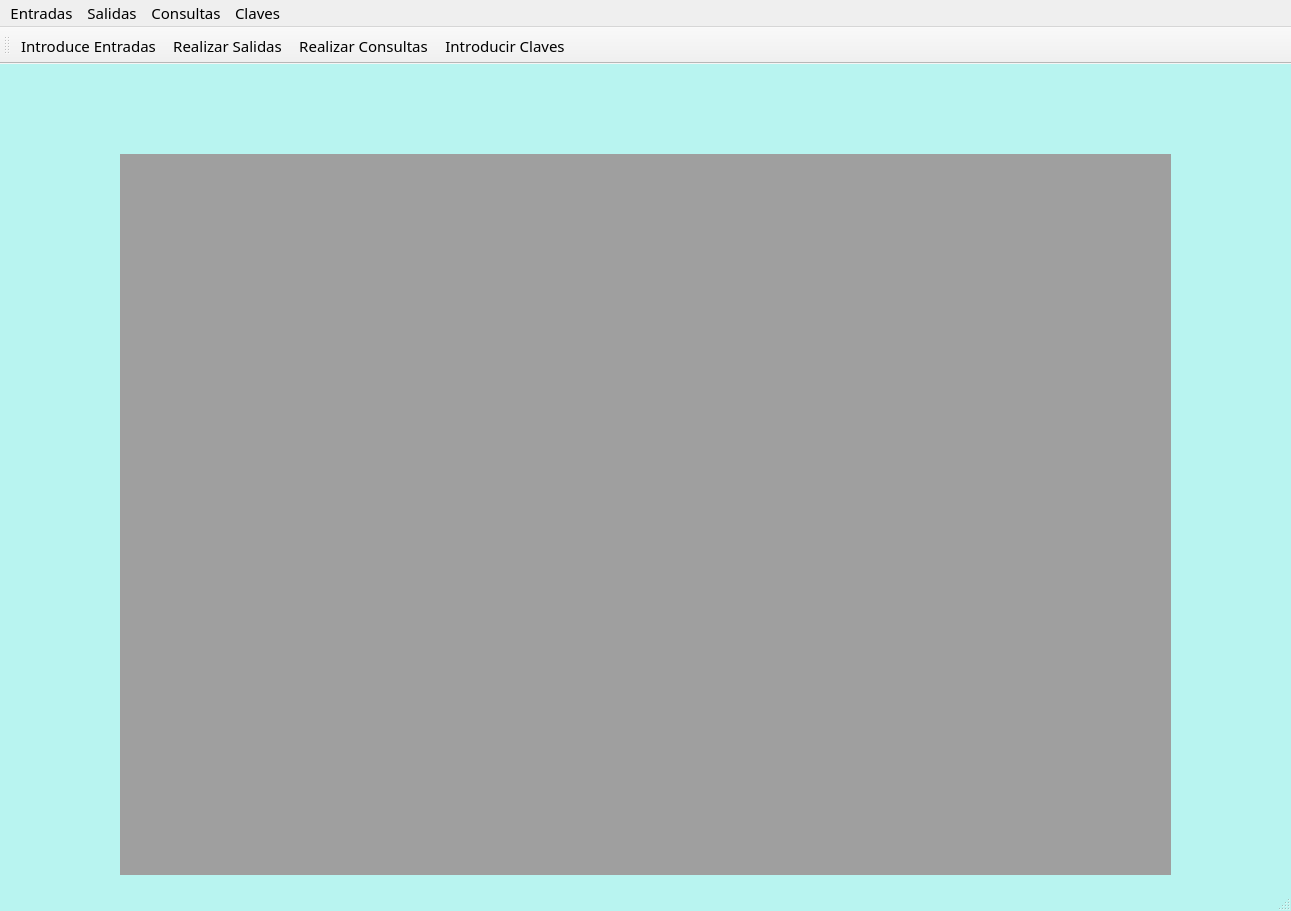
<?xml version="1.0" encoding="UTF-8"?>
<ui version="4.0">
 <class>Main</class>
 <widget class="QMainWindow" name="Main">
  <property name="geometry">
   <rect>
    <x>0</x>
    <y>0</y>
    <width>1291</width>
    <height>911</height>
   </rect>
  </property>
  <property name="windowTitle">
   <string>Sistema de Inventario</string>
  </property>
  <property name="windowIcon">
   <iconset>
    <normaloff>../imagenes/Mono.png</normaloff>../imagenes/Mono.png</iconset>
  </property>
  <property name="styleSheet">
   <string notr="true">*{
font-family:century gothic;
font-size: 15px;
}
QFrame{
border-radius: 60px;
 background:#fefefe;
}
QLabel{
	background:transparent;
}
#Main{
background: #b8f4f0;
}
QLineEdit{
	border:none;
	border-bottom: 1px solid black;
}

#FrameEntradaprimero{
border-radius:30px;
}</string>
  </property>
  <widget class="QWidget" name="centralwidget">
   <property name="styleSheet">
    <string notr="true"/>
   </property>
   <widget class="QLabel" name="label">
    <property name="geometry">
     <rect>
      <x>0</x>
      <y>0</y>
      <width>121</width>
      <height>350</height>
     </rect>
    </property>
    <property name="text">
     <string/>
    </property>
    <property name="pixmap">
     <pixmap>../imagenes/decoracion10reves2.png</pixmap>
    </property>
    <property name="scaledContents">
     <bool>true</bool>
    </property>
   </widget>
   <widget class="QLabel" name="label_2">
    <property name="geometry">
     <rect>
      <x>1170</x>
      <y>0</y>
      <width>121</width>
      <height>350</height>
     </rect>
    </property>
    <property name="text">
     <string/>
    </property>
    <property name="pixmap">
     <pixmap>../imagenes/volteada.png</pixmap>
    </property>
    <property name="scaledContents">
     <bool>true</bool>
    </property>
   </widget>
   <widget class="QLabel" name="label_3">
    <property name="geometry">
     <rect>
      <x>180</x>
      <y>10</y>
      <width>191</width>
      <height>70</height>
     </rect>
    </property>
    <property name="text">
     <string/>
    </property>
    <property name="pixmap">
     <pixmap>../imagenes/salud_logo.png</pixmap>
    </property>
    <property name="scaledContents">
     <bool>true</bool>
    </property>
   </widget>
   <widget class="QLabel" name="label_4">
    <property name="geometry">
     <rect>
      <x>840</x>
      <y>10</y>
      <width>201</width>
      <height>70</height>
     </rect>
    </property>
    <property name="text">
     <string/>
    </property>
    <property name="pixmap">
     <pixmap>../imagenes/chiapas.png</pixmap>
    </property>
    <property name="scaledContents">
     <bool>true</bool>
    </property>
   </widget>
   <widget class="QMdiArea" name="mdiArea">
    <property name="geometry">
     <rect>
      <x>120</x>
      <y>90</y>
      <width>1051</width>
      <height>721</height>
     </rect>
    </property>
    <property name="styleSheet">
     <string notr="true">background-color: rgb(184, 244, 240);
</string>
    </property>
    <widget class="QWidget" name="subwindowEntradas">
     <property name="windowTitle">
      <string>Entradas</string>
     </property>
     <property name="styleSheet">
      <string notr="true">QCalendarWidget QAbstractItemView
{ 
selection-background-color: #042944; 
selection-color: white;
selection-border:10px solid red;

}
QCalendarWidget QWidget 
{
  color:grey;
}
QCalendarWidget QTableView{
border-width:0px;
background-color:lightgrey;
}

QPushButton:hover{
background:#dea806;
}</string>
     </property>
     <widget class="QFrame" name="FrameEntradaprimero">
      <property name="geometry">
       <rect>
        <x>40</x>
        <y>20</y>
        <width>921</width>
        <height>81</height>
       </rect>
      </property>
      <property name="styleSheet">
       <string notr="true">
background:#fefefe;
</string>
      </property>
      <property name="frameShape">
       <enum>QFrame::StyledPanel</enum>
      </property>
      <property name="frameShadow">
       <enum>QFrame::Raised</enum>
      </property>
      <widget class="QLabel" name="label_5">
       <property name="geometry">
        <rect>
         <x>30</x>
         <y>10</y>
         <width>71</width>
         <height>20</height>
        </rect>
       </property>
       <property name="text">
        <string>Origen:</string>
       </property>
      </widget>
      <widget class="QLabel" name="label_6">
       <property name="geometry">
        <rect>
         <x>40</x>
         <y>50</y>
         <width>51</width>
         <height>21</height>
        </rect>
       </property>
       <property name="text">
        <string>Fecha:</string>
       </property>
      </widget>
      <widget class="QLabel" name="label_7">
       <property name="geometry">
        <rect>
         <x>590</x>
         <y>30</y>
         <width>161</width>
         <height>20</height>
        </rect>
       </property>
       <property name="text">
        <string>Control Secuencial:</string>
       </property>
      </widget>
      <widget class="QLineEdit" name="LineOrigenEntra">
       <property name="geometry">
        <rect>
         <x>100</x>
         <y>9</y>
         <width>121</width>
         <height>21</height>
        </rect>
       </property>
      </widget>
      <widget class="QDateEdit" name="DateFechaEntra">
       <property name="geometry">
        <rect>
         <x>100</x>
         <y>50</y>
         <width>121</width>
         <height>22</height>
        </rect>
       </property>
       <property name="accelerated">
        <bool>false</bool>
       </property>
       <property name="showGroupSeparator" stdset="0">
        <bool>false</bool>
       </property>
       <property name="displayFormat">
        <string>dd/MM/yyyy</string>
       </property>
       <property name="calendarPopup">
        <bool>true</bool>
       </property>
       <property name="timeSpec">
        <enum>Qt::UTC</enum>
       </property>
       <property name="date">
        <date>
         <year>2020</year>
         <month>1</month>
         <day>1</day>
        </date>
       </property>
      </widget>
      <widget class="QLineEdit" name="LineControlEntra">
       <property name="enabled">
        <bool>false</bool>
       </property>
       <property name="geometry">
        <rect>
         <x>740</x>
         <y>19</y>
         <width>113</width>
         <height>31</height>
        </rect>
       </property>
      </widget>
      <widget class="QLabel" name="label_15">
       <property name="geometry">
        <rect>
         <x>300</x>
         <y>30</y>
         <width>41</width>
         <height>20</height>
        </rect>
       </property>
       <property name="text">
        <string>Tipo:</string>
       </property>
      </widget>
      <widget class="QComboBox" name="comboBoxEntradas">
       <property name="geometry">
        <rect>
         <x>340</x>
         <y>30</y>
         <width>151</width>
         <height>22</height>
        </rect>
       </property>
       <item>
        <property name="text">
         <string>Medicina</string>
        </property>
       </item>
       <item>
        <property name="text">
         <string>Material/Curacion</string>
        </property>
       </item>
      </widget>
     </widget>
     <widget class="QFrame" name="frame_2">
      <property name="geometry">
       <rect>
        <x>40</x>
        <y>120</y>
        <width>921</width>
        <height>531</height>
       </rect>
      </property>
      <property name="styleSheet">
       <string notr="true">
 background:#fefefe;

</string>
      </property>
      <property name="frameShape">
       <enum>QFrame::StyledPanel</enum>
      </property>
      <property name="frameShadow">
       <enum>QFrame::Raised</enum>
      </property>
      <widget class="QLabel" name="label_8">
       <property name="geometry">
        <rect>
         <x>20</x>
         <y>20</y>
         <width>81</width>
         <height>21</height>
        </rect>
       </property>
       <property name="text">
        <string>Clave:</string>
       </property>
      </widget>
      <widget class="QLineEdit" name="LineClaveEntra">
       <property name="geometry">
        <rect>
         <x>120</x>
         <y>10</y>
         <width>191</width>
         <height>31</height>
        </rect>
       </property>
      </widget>
      <widget class="QLabel" name="label_9">
       <property name="geometry">
        <rect>
         <x>10</x>
         <y>70</y>
         <width>111</width>
         <height>21</height>
        </rect>
       </property>
       <property name="text">
        <string>Descripción:</string>
       </property>
      </widget>
      <widget class="QTextEdit" name="TextDescriEntra">
       <property name="enabled">
        <bool>false</bool>
       </property>
       <property name="geometry">
        <rect>
         <x>120</x>
         <y>50</y>
         <width>271</width>
         <height>51</height>
        </rect>
       </property>
       <property name="styleSheet">
        <string notr="true">background-color: rgb(184, 244, 240);
</string>
       </property>
      </widget>
      <widget class="QLabel" name="label_10">
       <property name="geometry">
        <rect>
         <x>10</x>
         <y>120</y>
         <width>111</width>
         <height>21</height>
        </rect>
       </property>
       <property name="text">
        <string>Presentación:</string>
       </property>
      </widget>
      <widget class="QTableWidget" name="TableEntra">
       <property name="geometry">
        <rect>
         <x>20</x>
         <y>170</y>
         <width>881</width>
         <height>321</height>
        </rect>
       </property>
       <column>
        <property name="text">
         <string>Eliminar</string>
        </property>
        <property name="icon">
         <iconset>
          <normaloff>../imagenes/ic_delete_128_28267.png</normaloff>../imagenes/ic_delete_128_28267.png</iconset>
        </property>
       </column>
       <column>
        <property name="text">
         <string>Control</string>
        </property>
        <property name="textAlignment">
         <set>AlignLeading|AlignTop</set>
        </property>
       </column>
       <column>
        <property name="text">
         <string>Origen</string>
        </property>
        <property name="textAlignment">
         <set>AlignLeading|AlignTop</set>
        </property>
       </column>
       <column>
        <property name="text">
         <string>Clave</string>
        </property>
        <property name="textAlignment">
         <set>AlignLeading|AlignTop</set>
        </property>
       </column>
       <column>
        <property name="text">
         <string>Descripción</string>
        </property>
        <property name="textAlignment">
         <set>AlignLeading|AlignTop</set>
        </property>
       </column>
       <column>
        <property name="text">
         <string>Presentación</string>
        </property>
        <property name="textAlignment">
         <set>AlignLeading|AlignTop</set>
        </property>
       </column>
       <column>
        <property name="text">
         <string>Area Almacen</string>
        </property>
        <property name="textAlignment">
         <set>AlignLeading|AlignTop</set>
        </property>
       </column>
       <column>
        <property name="text">
         <string>Cantidad</string>
        </property>
        <property name="textAlignment">
         <set>AlignLeading|AlignTop</set>
        </property>
       </column>
       <column>
        <property name="text">
         <string>Caducidad</string>
        </property>
        <property name="textAlignment">
         <set>AlignLeading|AlignTop</set>
        </property>
       </column>
       <column>
        <property name="text">
         <string>Lote</string>
        </property>
        <property name="textAlignment">
         <set>AlignLeading|AlignTop</set>
        </property>
       </column>
       <column>
        <property name="text">
         <string>Fecha</string>
        </property>
        <property name="textAlignment">
         <set>AlignLeading|AlignTop</set>
        </property>
       </column>
      </widget>
      <widget class="QLabel" name="label_11">
       <property name="geometry">
        <rect>
         <x>400</x>
         <y>70</y>
         <width>71</width>
         <height>31</height>
        </rect>
       </property>
       <property name="text">
        <string>Cantidad:</string>
       </property>
      </widget>
      <widget class="QLineEdit" name="LineCantidadEntra">
       <property name="geometry">
        <rect>
         <x>510</x>
         <y>60</y>
         <width>161</width>
         <height>31</height>
        </rect>
       </property>
      </widget>
      <widget class="QLabel" name="label_12">
       <property name="geometry">
        <rect>
         <x>400</x>
         <y>30</y>
         <width>121</width>
         <height>16</height>
        </rect>
       </property>
       <property name="text">
        <string>Area Almacen:</string>
       </property>
      </widget>
      <widget class="QPushButton" name="btnClaveEntra">
       <property name="geometry">
        <rect>
         <x>320</x>
         <y>20</y>
         <width>21</width>
         <height>21</height>
        </rect>
       </property>
       <property name="text">
        <string/>
       </property>
       <property name="icon">
        <iconset>
         <normaloff>../imagenes/minoculares.png</normaloff>../imagenes/minoculares.png</iconset>
       </property>
       <property name="iconSize">
        <size>
         <width>20</width>
         <height>20</height>
        </size>
       </property>
      </widget>
      <widget class="QLineEdit" name="LineaAreaEntra">
       <property name="geometry">
        <rect>
         <x>510</x>
         <y>20</y>
         <width>161</width>
         <height>31</height>
        </rect>
       </property>
      </widget>
      <widget class="QLabel" name="label_13">
       <property name="geometry">
        <rect>
         <x>400</x>
         <y>130</y>
         <width>91</width>
         <height>21</height>
        </rect>
       </property>
       <property name="text">
        <string>Caducidad:</string>
       </property>
      </widget>
      <widget class="QLabel" name="label_14">
       <property name="geometry">
        <rect>
         <x>700</x>
         <y>30</y>
         <width>47</width>
         <height>13</height>
        </rect>
       </property>
       <property name="text">
        <string>Lote:</string>
       </property>
      </widget>
      <widget class="QLineEdit" name="LineLoteEntra">
       <property name="geometry">
        <rect>
         <x>750</x>
         <y>19</y>
         <width>113</width>
         <height>31</height>
        </rect>
       </property>
      </widget>
      <widget class="QPushButton" name="btnAgregarEntra">
       <property name="geometry">
        <rect>
         <x>720</x>
         <y>60</y>
         <width>141</width>
         <height>31</height>
        </rect>
       </property>
       <property name="styleSheet">
        <string notr="true">QPushButton{
border-radius:15px;
background:#ffc001;

}
QPushButton:hover{
background:#dea806;
}
</string>
       </property>
       <property name="text">
        <string>Agregar</string>
       </property>
      </widget>
      <widget class="QPushButton" name="btnFinalizarEntra">
       <property name="geometry">
        <rect>
         <x>720</x>
         <y>100</y>
         <width>141</width>
         <height>31</height>
        </rect>
       </property>
       <property name="styleSheet">
        <string notr="true">QPushButton{
border-radius:15px;
background:#ffc001;

}
QPushButton:hover{
background:#dea806;
}
</string>
       </property>
       <property name="text">
        <string>Finalizar</string>
       </property>
      </widget>
      <widget class="QDateEdit" name="DateCaducidadEntra">
       <property name="geometry">
        <rect>
         <x>500</x>
         <y>130</y>
         <width>110</width>
         <height>22</height>
        </rect>
       </property>
       <property name="displayFormat">
        <string>dd/MM/yyyy</string>
       </property>
       <property name="calendarPopup">
        <bool>true</bool>
       </property>
       <property name="timeSpec">
        <enum>Qt::LocalTime</enum>
       </property>
       <property name="date">
        <date>
         <year>2020</year>
         <month>1</month>
         <day>1</day>
        </date>
       </property>
      </widget>
      <widget class="QTextEdit" name="TextPresentaEntra">
       <property name="enabled">
        <bool>false</bool>
       </property>
       <property name="geometry">
        <rect>
         <x>120</x>
         <y>110</y>
         <width>271</width>
         <height>51</height>
        </rect>
       </property>
       <property name="styleSheet">
        <string notr="true">background-color: rgb(184, 244, 240);
</string>
       </property>
      </widget>
     </widget>
    </widget>
   </widget>
  </widget>
  <widget class="QMenuBar" name="menubar">
   <property name="geometry">
    <rect>
     <x>0</x>
     <y>0</y>
     <width>1291</width>
     <height>26</height>
    </rect>
   </property>
   <widget class="QMenu" name="menuEntradas">
    <property name="title">
     <string>Entradas</string>
    </property>
    <addaction name="actionEntradas"/>
   </widget>
   <widget class="QMenu" name="menuSalidas">
    <property name="title">
     <string>Salidas</string>
    </property>
    <addaction name="actionSalidas"/>
   </widget>
   <widget class="QMenu" name="menuConsultas">
    <property name="title">
     <string>Consultas</string>
    </property>
    <addaction name="actionkardex"/>
   </widget>
   <widget class="QMenu" name="menuClaves">
    <property name="title">
     <string>Claves</string>
    </property>
    <addaction name="actionAgregar_claves"/>
   </widget>
   <addaction name="menuEntradas"/>
   <addaction name="menuSalidas"/>
   <addaction name="menuConsultas"/>
   <addaction name="menuClaves"/>
  </widget>
  <widget class="QStatusBar" name="statusbar"/>
  <widget class="QToolBar" name="toolBar">
   <property name="windowTitle">
    <string>toolBar</string>
   </property>
   <property name="iconSize">
    <size>
     <width>32</width>
     <height>32</height>
    </size>
   </property>
   <attribute name="toolBarArea">
    <enum>TopToolBarArea</enum>
   </attribute>
   <attribute name="toolBarBreak">
    <bool>false</bool>
   </attribute>
   <addaction name="actionEntradas"/>
   <addaction name="actionSalidas"/>
   <addaction name="actionkardex"/>
   <addaction name="actionAgregar_claves"/>
  </widget>
  <action name="actionEntradas">
   <property name="icon">
    <iconset>
     <normaloff>../imagenes/agregar clave (2).png</normaloff>../imagenes/agregar clave (2).png</iconset>
   </property>
   <property name="text">
    <string>Introduce Entradas</string>
   </property>
   <property name="toolTip">
    <string>Entradas</string>
   </property>
   <property name="shortcut">
    <string>Alt+1</string>
   </property>
  </action>
  <action name="actionSalidas">
   <property name="icon">
    <iconset>
     <normaloff>../imagenes/medicina.png</normaloff>../imagenes/medicina.png</iconset>
   </property>
   <property name="text">
    <string>Realizar Salidas</string>
   </property>
   <property name="toolTip">
    <string>salidas</string>
   </property>
   <property name="shortcut">
    <string>Alt+2</string>
   </property>
  </action>
  <action name="actionkardex">
   <property name="icon">
    <iconset>
     <normaloff>../imagenes/salidas.png</normaloff>../imagenes/salidas.png</iconset>
   </property>
   <property name="text">
    <string>Realizar Consultas</string>
   </property>
   <property name="toolTip">
    <string>kardex</string>
   </property>
   <property name="shortcut">
    <string>Alt+3</string>
   </property>
  </action>
  <action name="actionAgregar_claves">
   <property name="icon">
    <iconset>
     <normaloff>../imagenes/agregar clave (1).png</normaloff>../imagenes/agregar clave (1).png</iconset>
   </property>
   <property name="text">
    <string>Introducir Claves</string>
   </property>
   <property name="toolTip">
    <string>Agregar claves</string>
   </property>
   <property name="shortcut">
    <string>Alt+4</string>
   </property>
  </action>
  <action name="actionlogo_chiapas">
   <property name="icon">
    <iconset>
     <normaloff>../imagenes/secretaria de salud.png</normaloff>../imagenes/secretaria de salud.png</iconset>
   </property>
   <property name="text">
    <string>logo chiapas</string>
   </property>
   <property name="toolTip">
    <string>logo de chiapas</string>
   </property>
  </action>
  <action name="actionlogo_secretaria_salud">
   <property name="icon">
    <iconset>
     <normaloff>../imagenes/salud_logo.png</normaloff>../imagenes/salud_logo.png</iconset>
   </property>
   <property name="text">
    <string>logo secretaria salud</string>
   </property>
   <property name="toolTip">
    <string>secretaria de salud</string>
   </property>
  </action>
  <action name="actionIntroducir_Inventario">
   <property name="text">
    <string>Introducir Inventario</string>
   </property>
  </action>
  <action name="actionSalida_de_inventario">
   <property name="text">
    <string>Salida de inventario</string>
   </property>
  </action>
  <action name="actionConsulta_de_inventario">
   <property name="text">
    <string>Consulta de inventario</string>
   </property>
  </action>
  <action name="actionAgregar_claves_de_inventario">
   <property name="text">
    <string>Agregar claves de inventario</string>
   </property>
  </action>
 </widget>
 <tabstops>
  <tabstop>LineOrigenEntra</tabstop>
  <tabstop>DateFechaEntra</tabstop>
  <tabstop>LineControlEntra</tabstop>
  <tabstop>LineClaveEntra</tabstop>
  <tabstop>btnClaveEntra</tabstop>
  <tabstop>TextDescriEntra</tabstop>
  <tabstop>LineaAreaEntra</tabstop>
  <tabstop>LineCantidadEntra</tabstop>
  <tabstop>DateCaducidadEntra</tabstop>
  <tabstop>LineLoteEntra</tabstop>
  <tabstop>TableEntra</tabstop>
  <tabstop>btnAgregarEntra</tabstop>
  <tabstop>btnFinalizarEntra</tabstop>
 </tabstops>
 <resources/>
 <connections>
  <connection>
   <sender>btnFinalizarEntra</sender>
   <signal>clicked()</signal>
   <receiver>LineCantidadEntra</receiver>
   <slot>clear()</slot>
   <hints>
    <hint type="sourcelabel">
     <x>946</x>
     <y>423</y>
    </hint>
    <hint type="destinationlabel">
     <x>773</x>
     <y>395</y>
    </hint>
   </hints>
  </connection>
  <connection>
   <sender>btnFinalizarEntra</sender>
   <signal>clicked()</signal>
   <receiver>LineaAreaEntra</receiver>
   <slot>clear()</slot>
   <hints>
    <hint type="sourcelabel">
     <x>944</x>
     <y>417</y>
    </hint>
    <hint type="destinationlabel">
     <x>734</x>
     <y>345</y>
    </hint>
   </hints>
  </connection>
  <connection>
   <sender>btnFinalizarEntra</sender>
   <signal>clicked()</signal>
   <receiver>LineLoteEntra</receiver>
   <slot>clear()</slot>
   <hints>
    <hint type="sourcelabel">
     <x>985</x>
     <y>431</y>
    </hint>
    <hint type="destinationlabel">
     <x>1002</x>
     <y>347</y>
    </hint>
   </hints>
  </connection>
  <connection>
   <sender>btnFinalizarEntra</sender>
   <signal>clicked()</signal>
   <receiver>TextDescriEntra</receiver>
   <slot>clear()</slot>
   <hints>
    <hint type="sourcelabel">
     <x>962</x>
     <y>426</y>
    </hint>
    <hint type="destinationlabel">
     <x>504</x>
     <y>398</y>
    </hint>
   </hints>
  </connection>
  <connection>
   <sender>btnFinalizarEntra</sender>
   <signal>clicked()</signal>
   <receiver>LineClaveEntra</receiver>
   <slot>clear()</slot>
   <hints>
    <hint type="sourcelabel">
     <x>980</x>
     <y>425</y>
    </hint>
    <hint type="destinationlabel">
     <x>429</x>
     <y>342</y>
    </hint>
   </hints>
  </connection>
  <connection>
   <sender>btnFinalizarEntra</sender>
   <signal>clicked()</signal>
   <receiver>LineOrigenEntra</receiver>
   <slot>clear()</slot>
   <hints>
    <hint type="sourcelabel">
     <x>922</x>
     <y>422</y>
    </hint>
    <hint type="destinationlabel">
     <x>346</x>
     <y>233</y>
    </hint>
   </hints>
  </connection>
  <connection>
   <sender>btnAgregarEntra</sender>
   <signal>clicked()</signal>
   <receiver>LineaAreaEntra</receiver>
   <slot>clear()</slot>
   <hints>
    <hint type="sourcelabel">
     <x>951</x>
     <y>377</y>
    </hint>
    <hint type="destinationlabel">
     <x>824</x>
     <y>344</y>
    </hint>
   </hints>
  </connection>
  <connection>
   <sender>btnAgregarEntra</sender>
   <signal>clicked()</signal>
   <receiver>LineCantidadEntra</receiver>
   <slot>clear()</slot>
   <hints>
    <hint type="sourcelabel">
     <x>913</x>
     <y>384</y>
    </hint>
    <hint type="destinationlabel">
     <x>816</x>
     <y>387</y>
    </hint>
   </hints>
  </connection>
  <connection>
   <sender>btnAgregarEntra</sender>
   <signal>clicked()</signal>
   <receiver>TextDescriEntra</receiver>
   <slot>clear()</slot>
   <hints>
    <hint type="sourcelabel">
     <x>935</x>
     <y>384</y>
    </hint>
    <hint type="destinationlabel">
     <x>476</x>
     <y>404</y>
    </hint>
   </hints>
  </connection>
  <connection>
   <sender>btnAgregarEntra</sender>
   <signal>clicked()</signal>
   <receiver>LineClaveEntra</receiver>
   <slot>clear()</slot>
   <hints>
    <hint type="sourcelabel">
     <x>905</x>
     <y>379</y>
    </hint>
    <hint type="destinationlabel">
     <x>435</x>
     <y>342</y>
    </hint>
   </hints>
  </connection>
  <connection>
   <sender>btnAgregarEntra</sender>
   <signal>clicked()</signal>
   <receiver>TextPresentaEntra</receiver>
   <slot>clear()</slot>
   <hints>
    <hint type="sourcelabel">
     <x>982</x>
     <y>383</y>
    </hint>
    <hint type="destinationlabel">
     <x>496</x>
     <y>444</y>
    </hint>
   </hints>
  </connection>
 </connections>
</ui>
